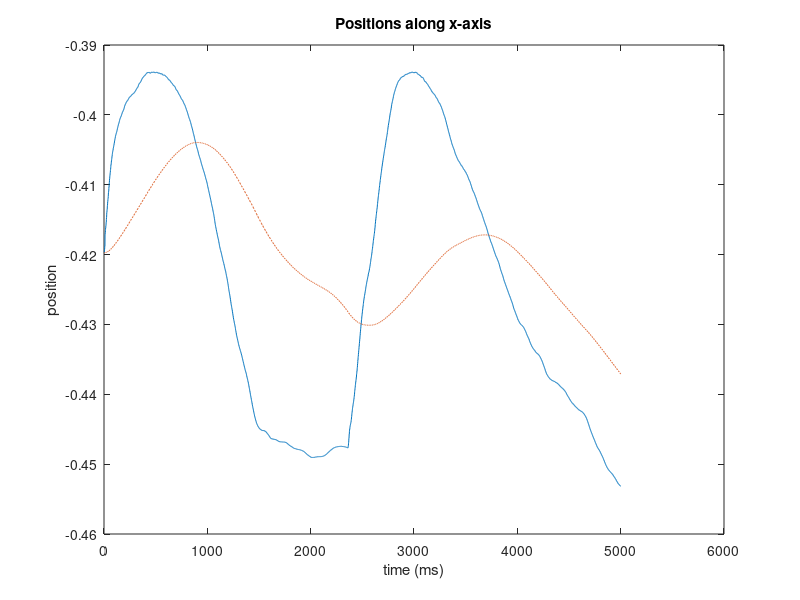
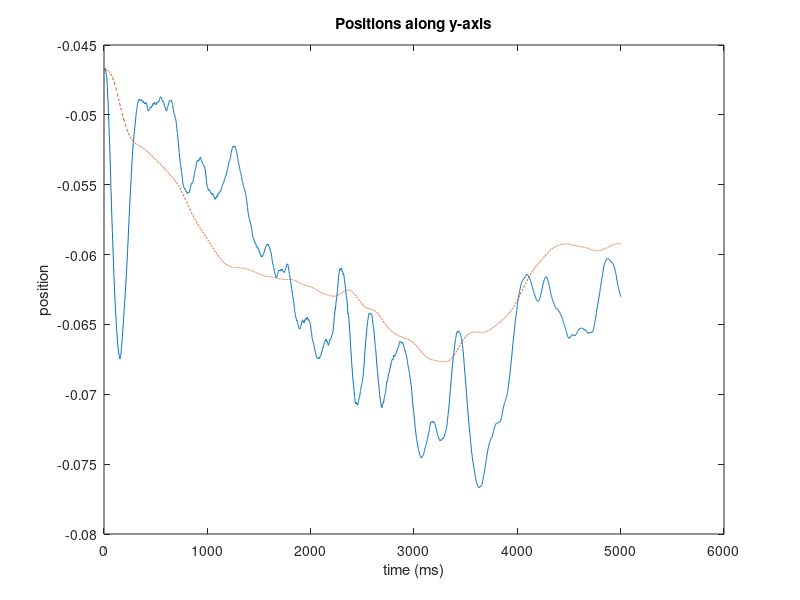
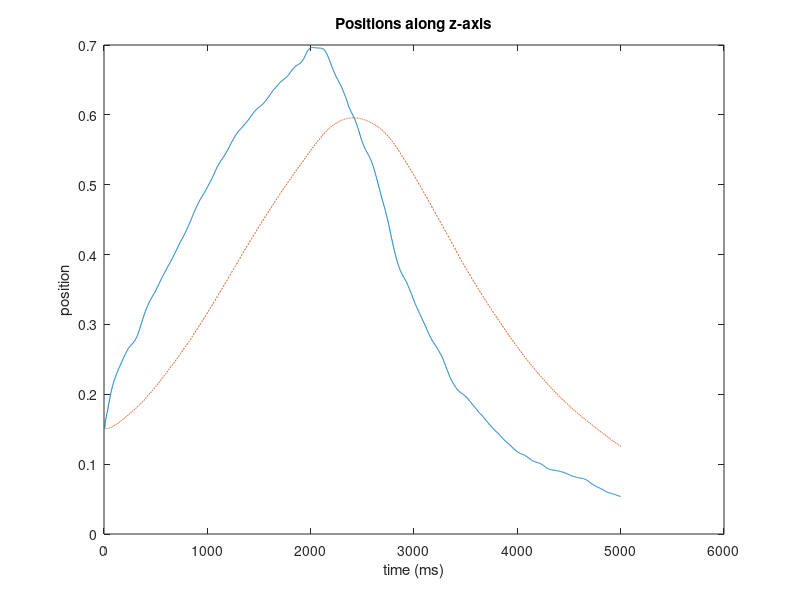

Source code (MATLAB) for these figures, in order:
close all
clear all

A=load('data_comm.txt')
B= load('data_mes.txt') ;

%t=B(:,1)  ;
X_mes=B(:,1) ;
Y_mes=B(:,2) ;
Z_mes=B(:,3);

X_comm=A(:,1) ;
Y_comm=A(:,2) ;
Z_comm=A(:,3);


figure(1)
plot(A(:,1))
hold on
plot(X_mes,'--' )
title('Positions along x-axis')
xlabel('time (ms)')
ylabel('position')

figure(2)
plot(A(:,2))
hold on
plot(Y_mes,'--' )
title('Positions along y-axis')
xlabel('time (ms)')
ylabel('position')

figure(3)
plot(A(:,3))
hold on
plot(Z_mes,'--' )
title('Positions along z-axis')
xlabel('time (ms)')
ylabel('position')




